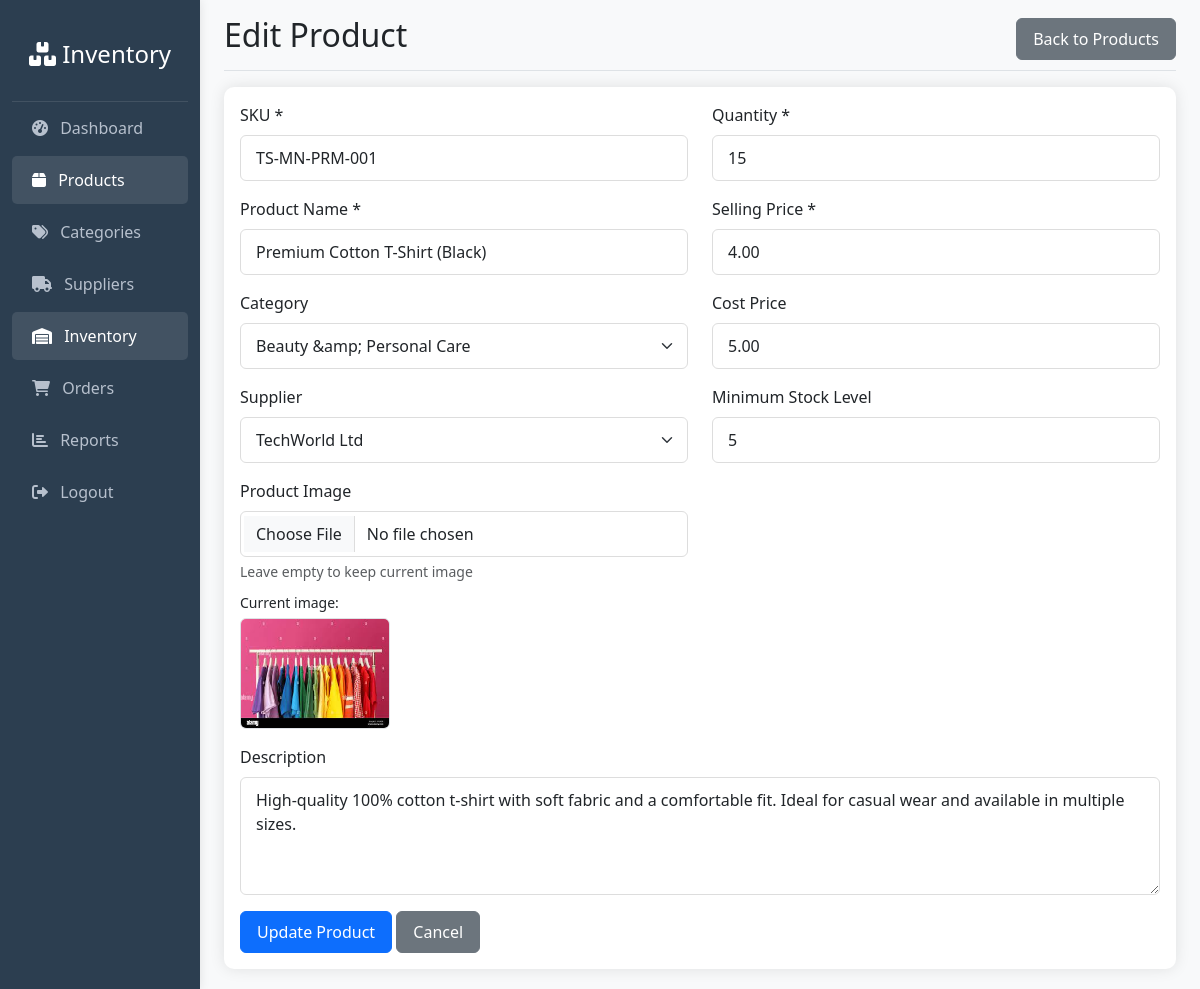
Screenshot of /modules/products/edit.php?id=2 with the database file from the repository.
### tables this page shows
CREATE TABLE `products` (
  `id` int(11) NOT NULL,
  `sku` varchar(50) NOT NULL,
  `name` varchar(255) NOT NULL,
  `description` text DEFAULT NULL,
  `category_id` int(11) DEFAULT NULL,
  `supplier_id` int(11) DEFAULT NULL,
  `quantity` int(11) DEFAULT 0,
  `price` decimal(10,2) DEFAULT 0.00,
  `cost_price` decimal(10,2) DEFAULT 0.00,
  `image` varchar(255) DEFAULT NULL,
  `min_stock_level` int(11) DEFAULT 5,
  `created_at` timestamp NOT NULL DEFAULT current_timestamp(),
  `updated_at` timestamp NOT NULL DEFAULT current_timestamp() ON UPDATE current_timestamp()
);

CREATE TABLE `categories` (
  `id` int(11) NOT NULL,
  `name` varchar(100) NOT NULL,
  `description` text DEFAULT NULL,
  `created_at` timestamp NOT NULL DEFAULT current_timestamp()
);

CREATE TABLE `suppliers` (
  `id` int(11) NOT NULL,
  `name` varchar(100) NOT NULL,
  `contact_person` varchar(100) DEFAULT NULL,
  `email` varchar(100) DEFAULT NULL,
  `phone` varchar(20) DEFAULT NULL,
  `address` text DEFAULT NULL,
  `created_at` timestamp NOT NULL DEFAULT current_timestamp()
);

### modules/products/edit.php (the view, shortened to what this page needs)
<?php
$database = new Database();
$conn = $database->getConnection();
$product_id = $_GET['id'];
$query = "SELECT * FROM products WHERE id = :id";
$stmt = $conn->prepare($query);
$stmt->bindParam(':id', $product_id);
$stmt->execute();
$product = $stmt->fetch(PDO::FETCH_ASSOC);
$categories = $conn->query("SELECT * FROM categories ORDER BY name")->fetchAll(PDO::FETCH_ASSOC);
$suppliers = $conn->query("SELECT * FROM suppliers ORDER BY name")->fetchAll(PDO::FETCH_ASSOC);
require_once '../../includes/header.php';
require_once '../../includes/sidebar.php';
?>
<main class="col-md-9 ms-sm-auto col-lg-10 px-md-4">
    <div class="d-flex justify-content-between flex-wrap flex-md-nowrap align-items-center pt-3 pb-2 mb-3 border-bottom">
        <h1 class="h2">Edit Product</h1>
        <a href="index.php" class="btn btn-secondary">Back to Products</a>
    </div>
    <div class="card">
        <div class="card-body">
            <form method="POST" action="" enctype="multipart/form-data">
                <div class="row">
                    <div class="col-md-6">
                        <div class="mb-3">
                            <label for="sku" class="form-label">SKU *</label>
                            <input type="text" class="form-control" id="sku" name="sku" value="<?php echo htmlspecialchars($product['sku']); ?>" required>
                        </div>
                        <div class="mb-3">
                            <label for="name" class="form-label">Product Name *</label>
                            <input type="text" class="form-control" id="name" name="name" value="<?php echo htmlspecialchars($product['name']); ?>" required>
                        </div>
                        <div class="mb-3">
                            <label for="category_id" class="form-label">Category</label>
                            <select class="form-select" id="category_id" name="category_id">
                                <?php foreach ($categories as $category): ?>
                                    <option value="<?php echo $category['id']; ?>" <?php echo $product['category_id'] == $category['id'] ? 'selected' : ''; ?>>
                                        <?php echo htmlspecialchars($category['name']); ?>
                                    </option>
                                <?php endforeach; ?>
                            </select>
                        </div>
                        <div class="mb-3">
                            <label for="supplier_id" class="form-label">Supplier</label>
                            <select class="form-select" id="supplier_id" name="supplier_id">
                                <?php foreach ($suppliers as $supplier): ?>
                                    <option value="<?php echo $supplier['id']; ?>" <?php echo $product['supplier_id'] == $supplier['id'] ? 'selected' : ''; ?>>
                                        <?php echo htmlspecialchars($supplier['name']); ?>
                                    </option>
                                <?php endforeach; ?>
                            </select>
                        </div>
                    </div>
                    <div class="col-md-6">
                        <div class="mb-3">
                            <label for="quantity" class="form-label">Quantity *</label>
                            <input type="number" class="form-control" id="quantity" name="quantity" value="<?php echo $product['quantity']; ?>" required>
                        </div>
                        <div class="mb-3">
                            <label for="price" class="form-label">Selling Price *</label>
                            <input type="number" step="0.01" class="form-control" id="price" name="price" value="<?php echo $product['price']; ?>" required>
                        </div>
                        <div class="mb-3">
                            <label for="cost_price" class="form-label">Cost Price</label>
                            <input type="number" step="0.01" class="form-control" id="cost_price" name="cost_price" value="<?php echo $product['cost_price']; ?>">
                        </div>
                        <div class="mb-3">
                            <label for="min_stock_level" class="form-label">Minimum Stock Level</label>
                            <input type="number" class="form-control" id="min_stock_level" name="min_stock_level" value="<?php echo $product['min_stock_level']; ?>">
                        </div>
                    </div>
                </div>
                <div class="row">
                    <div class="col-md-6">
                        <div class="mb-3">
                            <label for="image" class="form-label">Product Image</label>
                            <input type="file" class="form-control" id="image" name="image" accept="image/*">
                            <div class="form-text">Leave empty to keep current image</div>
                            <?php if (!empty($product['image'])): ?>
                                <div class="mt-2">
                                    <small>Current image:</small>
                                    <br>
                                    <?php if (file_exists('../../assets/images/uploads/' . $product['image'])): ?>
                                        <img src="../../assets/images/uploads/<?php echo $product['image']; ?>"
                                             alt="Current Product Image"
                                             style="max-width: 150px; max-height: 150px; object-fit: cover;"
                                             class="rounded border mt-1">
                                    <?php else: ?>
                                        <div class="text-muted mt-1">
                                            <i class="fas fa-image"></i> Image file not found
                                        </div>
                                    <?php endif; ?>
                                </div>
                            <?php endif; ?>
                        </div>
                    </div>
                </div>
                <div class="mb-3">
                    <label for="description" class="form-label">Description</label>
                    <textarea class="form-control" id="description" name="description" rows="4"><?php echo htmlspecialchars($product['description']); ?></textarea>
                </div>
                <button type="submit" class="btn btn-primary">Update Product</button>
                <a href="index.php" class="btn btn-secondary">Cancel</a>
            </form>
        </div>
    </div>
</main>
<?php require_once '../../includes/footer.php'; ?>

### assets/css/style.css (style rules this page uses)
:root { --primary-color: #3498db; --secondary-color: #2c3e50; --success-color: #27ae60; --danger-color: #e74c3c; --warning-color: #f39c12; --info-color: #17a2b8; }
body { font-family: 'Segoe UI', Tahoma, Geneva, Verdana, sans-serif; background-color: #f8f9fa; }
.card { border: none; box-shadow: 0 0 15px rgba(0,0,0,0.1); border-radius: 10px; margin-bottom: 20px; }
.btn { border-radius: 6px; padding: 8px 16px; font-weight: 500; }
.form-control, .form-select { border-radius: 6px; border: 1px solid #ddd; padding: 10px 15px; }

### rows the page displays
products: sku "TS-MN-PRM-001", name "Premium Cotton T-Shirt (Black)", category_id "Beauty &amp; Personal Care", supplier_id "TechWorld Ltd", quantity "15", price "4.00", cost_price "5.00", min_stock_level "5", image (picture), description "High-quality 100% cotton t-shirt with soft fabric and a comfortable fit. Ideal for casual wear and available in multiple sizes."
